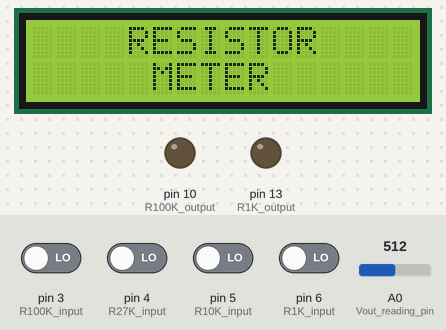
Bench run of a sketch on a simulated Arduino Uno, built with avr-gcc and run on an emulated ATmega328P. On the bench: 16×2 character LCD, output pins drawn as LEDs (lit = HIGH). The inputs (shaded band) are chosen by the test bench; at power-on: pin 3 (R100K_input), pin 4 (R27K_input), pin 5 (R10K_input), pin 6 (R1K_input) LOW, A0 (Vout_reading_pin) = 512. What the sketch prints to the serial monitor is not drawn.

Above: at 3.2 s.
3.3 s: pin 3 (R100K_input) driven HIGH
At 4.7 s:
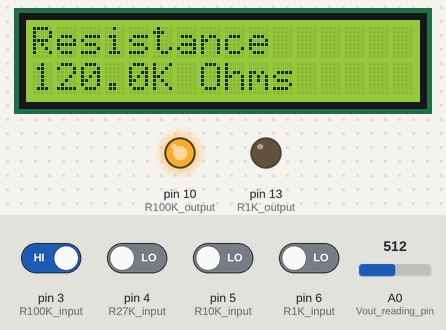
5.0 s: pin 6 (R1K_input) driven HIGH
At 6.8 s:
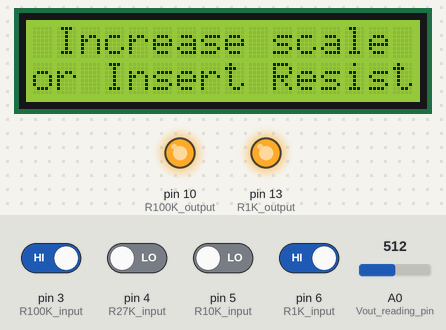
8.0 s: pin 4 (R27K_input) driven HIGH
At 10.3 s:
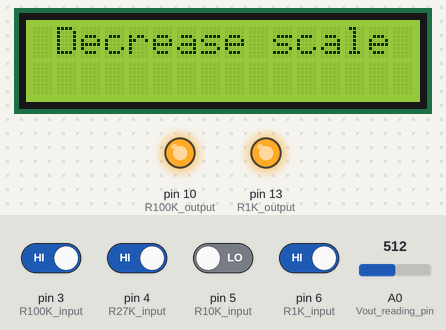
11.0 s: pin 4 (R27K_input) driven LOW
At 13.35 s:
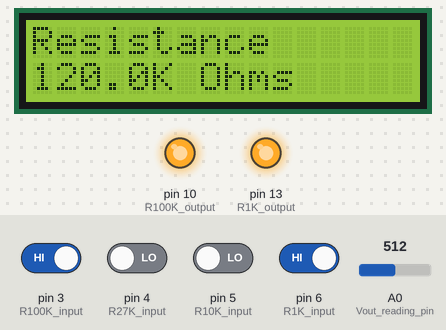
13.7 s: A0 (Vout_reading_pin) set to 956
At 15.0 s:
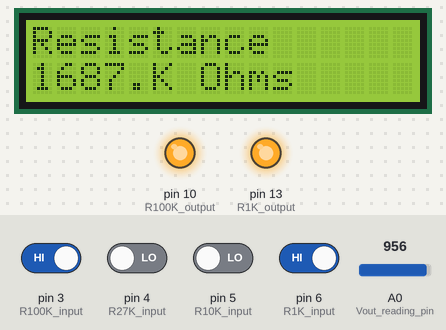
16.7 s: A0 (Vout_reading_pin) set to 983
At 17.6 s:
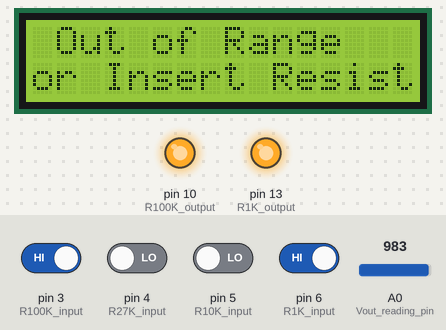
Timing chart, 0 to 19.7 s (numbered marks = the images above; inputs shaded):
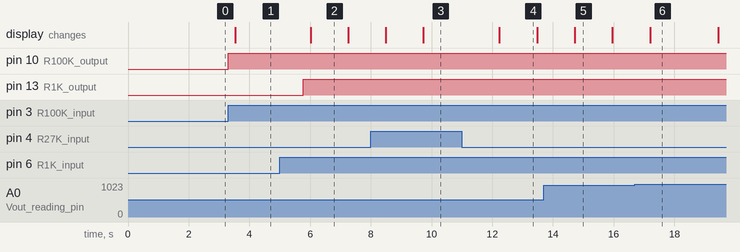

The sketch:

sketch_feb18b.ino
```cpp
#include <Wire.h>
#include <LiquidCrystal_I2C.h>

LiquidCrystal_I2C lcd(0x27,16,2);

int R1K_input = 6;  // 0 - 1K    vdc = 1.75
int R10K_input = 5 ;  // 1K - 95K   vdc = 3.60
int R27K_input = 4 ;  // 95K - 180K   vdc = 3.54
int R100K_input = 3 ; // 205K - 2M    vdc = 3.8

// selecting scale pins
int R1K_output = 13 ;
int R10K_output = 12 ;
int R27K_output = 11;
int R100K_output = 10 ;


// resistors values

float R1K  = 1.2 ;
float R10K  = 10.0 ;
float R27K  = 27.0 ;
float R100K = 120.0 ;


int Vref = 4.85;
float Vout_ohm, new_Vout_ohm, Vref_div_newVout_ohm, R2, Vdc ;

void setup() {
  //analogReference(EXTERNAL);
  lcd.init();
  lcd.backlight();
  Serial.begin(9600) ;
  pinMode(R1K_input,INPUT);
  pinMode(R10K_input,INPUT);
  pinMode(R27K_input,INPUT);
  pinMode(R100K_input,INPUT);

  pinMode(R1K_output,INPUT);
  pinMode(R10K_output,INPUT);
  pinMode(R27K_output,INPUT);
  pinMode(R100K_output,INPUT);

  pinMode(A0, INPUT);  // Vout reading pin
  pinMode(A1, INPUT);
  pinMode(A2, INPUT);
  pinMode(A3, INPUT);
  pinMode(A4, INPUT);

  lcd.setCursor(4,0);
  lcd.print("RESISTOR");
  lcd.setCursor(5,1);
  lcd.print("METER");
  delay(2000);

}

void loop() {
    ohmmeter();


}


void ohmmeter() {

    // 0 - 1K
  if (digitalRead(R1K_input) == HIGH) {

    pinMode(R1K_output,OUTPUT);
    pinMode(R10K_output,INPUT);
    pinMode(R27K_output,INPUT);
    pinMode(R100K_output,INPUT);
    digitalWrite(R1K_output, HIGH);
    digitalWrite(R10K_output, 0);
    digitalWrite(R27K_output, 0);
    digitalWrite(R100K_output, 0);


  R2 = 0 ;
  for (int i=0; i < 1000; i++) {
    Vout_ohm = analogRead(A0);
    new_Vout_ohm = (Vout_ohm*Vref) / 1024 ;
    Vref_div_newVout_ohm = Vref / new_Vout_ohm ;
    R2 += (R1K) / (Vref_div_newVout_ohm - 1) ;}
    R2 = R2/1000.0 ;

//    Serial.print("1.2K  ");
    Serial.println(new_Vout_ohm);


    if (new_Vout_ohm > 1.75) {
      lcd.clear();
      lcd.setCursor(0,0);
      lcd.print(" Increase scale");
      lcd.setCursor(0,1);
      lcd.print("or Insert Resist");
      while (true) {
        if (digitalRead(R1K_input) != HIGH){
          delay(1000);
          break;}
        Vout_ohm = analogRead(A0);
        new_Vout_ohm = (Vout_ohm*Vref) / 1024 ;
        if (new_Vout_ohm < 4.00) {
          delay(1000);
          break;}
          }
      }

    else {
    if (R2<1){
      lcd.clear();
      Serial.print (R2); Serial.print ("  ");
      R2 = R2*1000;
      Serial.println (R2);
      if (R2 < 10 ) {R2 += R2 * 0.4;}
      else if (10 < R2 && R2 < 250 ) {R2 += R2 * 0.08;}
      else if (250 < R2 && R2 < 600 ) {R2 += R2 * 0.07;}
      else if (600 < R2  && R2 < 800 ) {R2 += R2 * 0.06;}
      else  {R2 += R2 * 0.04;}

      lcd.setCursor(0,0);
      lcd.print("Resistance");
      lcd.setCursor(0,1);
      lcd.print(R2);
      lcd.setCursor(5,1);
      lcd.print(" Ohms");
      delay(1000);}
    else if (R2>1) {
      lcd.clear();
      lcd.setCursor(0,0);
      lcd.print("Resistance");
      lcd.setCursor(0,1);
      lcd.print(R2);
      lcd.setCursor(5,1);
      lcd.print("K Ohms");
      delay(1000);
      }
   }
}


//   1K - 95K
  if (digitalRead(R10K_input) == HIGH) {

    pinMode(R1K_output,INPUT);
    pinMode(R10K_output,OUTPUT);
    pinMode(R27K_output,INPUT);
    pinMode(R100K_output,INPUT);
    digitalWrite(R1K_output, 0);
    digitalWrite(R10K_output, 1);
    digitalWrite(R27K_output, 0);
    digitalWrite(R100K_output, 0);

    R2 = 0 ;
  for (int i=0; i < 1000; i++) {
    Vout_ohm = analogRead(A0);
    new_Vout_ohm = (Vout_ohm*Vref) / 1024 ;
    Vref_div_newVout_ohm = Vref / new_Vout_ohm ;
    R2 += (R10K) / (Vref_div_newVout_ohm - 1) ;}
    R2 = R2/1000.0 ;
    Serial.print("10K  ");
    Serial.println(new_Vout_ohm);

    if (new_Vout_ohm > 3.60) {
      lcd.clear();
      lcd.setCursor(0,0);
      lcd.print(" Increase scale");
      lcd.setCursor(0,1);
      lcd.print("or Insert Resist");
      delay(1000);
      while (true) {
        if (digitalRead(R10K_input) != HIGH){
          delay(1000);
          break;}
        Vout_ohm = analogRead(A0);
        new_Vout_ohm = (Vout_ohm*Vref) / 1024 ;
        if (new_Vout_ohm < 4.00) {
          delay(1000);
          break;}
          }
      }
    else if (new_Vout_ohm < 0.5) {
      lcd.clear();
      lcd.setCursor(0,0);
      lcd.print(" Decrease scale");
      delay(1000);
      while (true) {
        if (digitalRead(R10K_input) != HIGH){
          delay(1000);
          break;}
      }
      }
    else {
      lcd.clear();
      lcd.setCursor(0,0);
      lcd.print("Resistance");
      lcd.setCursor(0,1);
      lcd.print(R2);
      lcd.setCursor(5,1);
      lcd.print("K Ohms");
      delay(1000);
    }}
//
  // 99K - 200K
  if (digitalRead(R27K_input) == HIGH) {

    pinMode(R1K_output,INPUT);
    pinMode(R10K_output,INPUT);
    pinMode(R27K_output,OUTPUT);
    pinMode(R10K_output,INPUT);
    digitalWrite(R27K_output, HIGH);

    R2 = 0 ;
  for (int i=0; i < 1000; i++) {
    Vout_ohm = analogRead(A0);
    new_Vout_ohm = (Vout_ohm*Vref) / 1024 ;
    Vref_div_newVout_ohm = Vref / new_Vout_ohm ;
    R2 += (R27K) / (Vref_div_newVout_ohm - 1) ;}
    R2 = R2/1000.0 ;
    Serial.print("27K  ");
    Serial.println(new_Vout_ohm);

     if (new_Vout_ohm > 3.54) {
      lcd.clear();
      lcd.setCursor(0,0);
      lcd.print(" Increase scale");
      lcd.setCursor(0,1);
      lcd.print("or Insert Resist");
      delay(1000);
      while (true) {
        if (digitalRead(R27K_input) != HIGH){
          delay(1000);
          break;}
        Vout_ohm = analogRead(A0);
        new_Vout_ohm = (Vout_ohm*Vref) / 1024 ;
        if (new_Vout_ohm < 4.00) {
          delay(1000);
          break;}
          }
      }

    else if (new_Vout_ohm < 3.13) {
      lcd.clear();
      lcd.setCursor(0,0);
      lcd.print(" Decrease scale");
      delay(1000);
      while (true) {
        if (digitalRead(R27K_input) != HIGH){
          delay(1000);
          break;}
      }}
    else {
      lcd.clear();
      lcd.setCursor(0,0);
      lcd.print("Resistance");
      lcd.setCursor(0,1);
      lcd.print(R2);
      lcd.setCursor(5,1);
      lcd.print("K Ohms");
      delay(1000);
    }}


//  200K - 2M
  if (digitalRead(R100K_input) == HIGH) {

    pinMode(R1K_output,INPUT);
    pinMode(R10K_output,INPUT);
    pinMode(R27K_output,INPUT);
    pinMode(R100K_output,OUTPUT);
    digitalWrite(R100K_output, HIGH);

    R2 = 0 ;
  for (int i=0; i < 1000; i++) {
    Vout_ohm = analogRead(A0);
    new_Vout_ohm = (Vout_ohm*Vref) / 1024 ;
    Vref_div_newVout_ohm = Vref / new_Vout_ohm ;
    R2 += (R100K) / (Vref_div_newVout_ohm - 1) ;}
    R2 = R2/1000.0 ;
    Serial.print("120K  ");
    Serial.println(new_Vout_ohm);

     if (new_Vout_ohm > 3.8) {
      lcd.clear();
      lcd.setCursor(0,0);
      lcd.print(" Out of Range");
      lcd.setCursor(0,1);
      lcd.print("or Insert Resist");
      delay(1000);
      while (true) {
        if (digitalRead(R100K_input) != HIGH){
          delay(1000);
          break;}
        Vout_ohm = analogRead(A0);
        new_Vout_ohm = (Vout_ohm*Vref) / 1024 ;
        if (new_Vout_ohm < 4.00) {
          delay(1000);
          break;}
          }
      }

      else if (new_Vout_ohm < 1.81) {
      lcd.clear();
      lcd.setCursor(0,0);
      lcd.print(" Decrease scale");
      delay(1000);
      while (true) {
        if (digitalRead(R100K_input) != HIGH){
          delay(1000);
          break;}
      }}
    else {
      lcd.clear();
      lcd.setCursor(0,0);
      lcd.print("Resistance");
      lcd.setCursor(0,1);
      lcd.print(R2);
      lcd.setCursor(5,1);
      lcd.print("K Ohms");
      delay(1000);
    }}
  }


//void autoOhm() {
//    pinMode(R1K_output,OUTPUT);
//    pinMode(R10K_output,INPUT);
//    pinMode(R27K_output,INPUT);
//    pinMode(R100K_output,INPUT);
//    digitalWrite(R1K_output, HIGH);
//
//    Vdc = analogRead(A0)*Vref/1024.0 ;
//
//  if (Vdc > 4.5) {
//    pinMode(R1K_output,INPUT);
//    pinMode(R10K_output,OUTPUT);
//    pinMode(R27K_output,INPUT);
//    pinMode(R100K_output,INPUT);
//    digitalWrite(R10K_output, HIGH);
//
//    Vdc = analogRead(A0)*Vref/1024.0 ;
//
//    if (Vdc > 4.5) {
//      pinMode(R1K_output,INPUT);
//      pinMode(R10K_output,INPUT);
//      pinMode(R27K_output,OUTPUT);
//      pinMode(R100K_output,INPUT);
//      digitalWrite(R27K_output, HIGH);
//
//      Vdc = analogRead(A0)*Vref/1024.0 ;
//
//        if (Vdc > 4.5) {
//          pinMode(R1K_output,INPUT);
//          pinMode(R10K_output,INPUT);
//          pinMode(R27K_output,INPUT);
//          pinMode(R100K_output,OUTPUT);
//          digitalWrite(R100K_output, HIGH);
//
//          Vdc = analogRead(A0)*Vref/1024.0 ;
//          Vref_div_newVout_ohm = Vref / Vdc ;
//          R2 = (R100K) / (Vref_div_newVout_ohm - 1) ;
//          if (new_Vout_ohm > 4.5) {
//          lcd.clear();
//          lcd.setCursor(0,0);
//          lcd.print(" Out of Range");
//          lcd.setCursor(0,1);
//          lcd.print("or Insert Resist");
//          delay(1000);
//          }
//        else {
//          lcd.clear();
//          lcd.setCursor(0,0);
//          lcd.print("Resistance");
//          lcd.setCursor(0,1);
//          lcd.print(R2);
//          lcd.setCursor(5,1);
//          lcd.print("K Ohms");
//          delay(1000);
//    }
//
//          }
//          else {
//          Vref_div_newVout_ohm = Vref / Vdc ;
//          R2 = (R27K) / (Vref_div_newVout_ohm - 1) ;
//          lcd.clear();
//          lcd.setCursor(0,0);
//          lcd.print("Resistance");
//          lcd.setCursor(0,1);
//          lcd.print(R2);
//          lcd.setCursor(5,1);
//          lcd.print("K Ohms");
//          delay(1000);
//          }
//      }
//
//    else {
//      Vref_div_newVout_ohm = Vref / Vdc ;
//      R2 = (R10K) / (Vref_div_newVout_ohm - 1) ;
//      lcd.clear();
//      lcd.setCursor(0,0);
//      lcd.print("Resistance");
//      lcd.setCursor(0,1);
//      lcd.print(R2);
//      lcd.setCursor(5,1);
//      lcd.print("K Ohms");
//      delay(1000);
//      }
//    }
//  else {
//    Vref_div_newVout_ohm = Vref / Vdc ;
//    R2 = (R1K) / (Vref_div_newVout_ohm - 1) ;
//      if (R2<1){
//      lcd.clear();
//      R2 = R2*1000;
//      lcd.setCursor(0,0);
//      lcd.print("Resistance");
//      lcd.setCursor(0,1);
//      lcd.print(R2);
//      lcd.setCursor(5,1);
//      lcd.print(" Ohms");
//      delay(1000);}
//    if (R2>1) {
//      lcd.clear();
//      lcd.setCursor(0,0);
//      lcd.print("Resistance");
//      lcd.setCursor(0,1);
//      lcd.print(R2);
//      lcd.setCursor(5,1);
//      lcd.print("K Ohms");
//      delay(1000);
//      }
//    }
//  }
```

Measured:
- the behaviour switches between 972 and 973 on A0 (Vout_reading_pin) (found by bisection; images 5 and 6)
- after the input at 3.3 s, pin 10 (R100K_output): LOW → HIGH at once; the display: changes after 0.24 s (image 1)
- after the input at 5.0 s, pin 13 (R1K_output): LOW → HIGH after 0.77 s; the display: changes after 1.0 s (image 2)
- after the input at 8.0 s, the display: first differs from a run without the input after 1.7 s (image 3)
- after the input at 11.0 s, the display: changes after 1.2 s (image 4)
- after the input at 13.7 s, the display: changes after 1.0 s (image 5)
- after the input at 16.7 s, the display: changes after 0.50 s (image 6)
